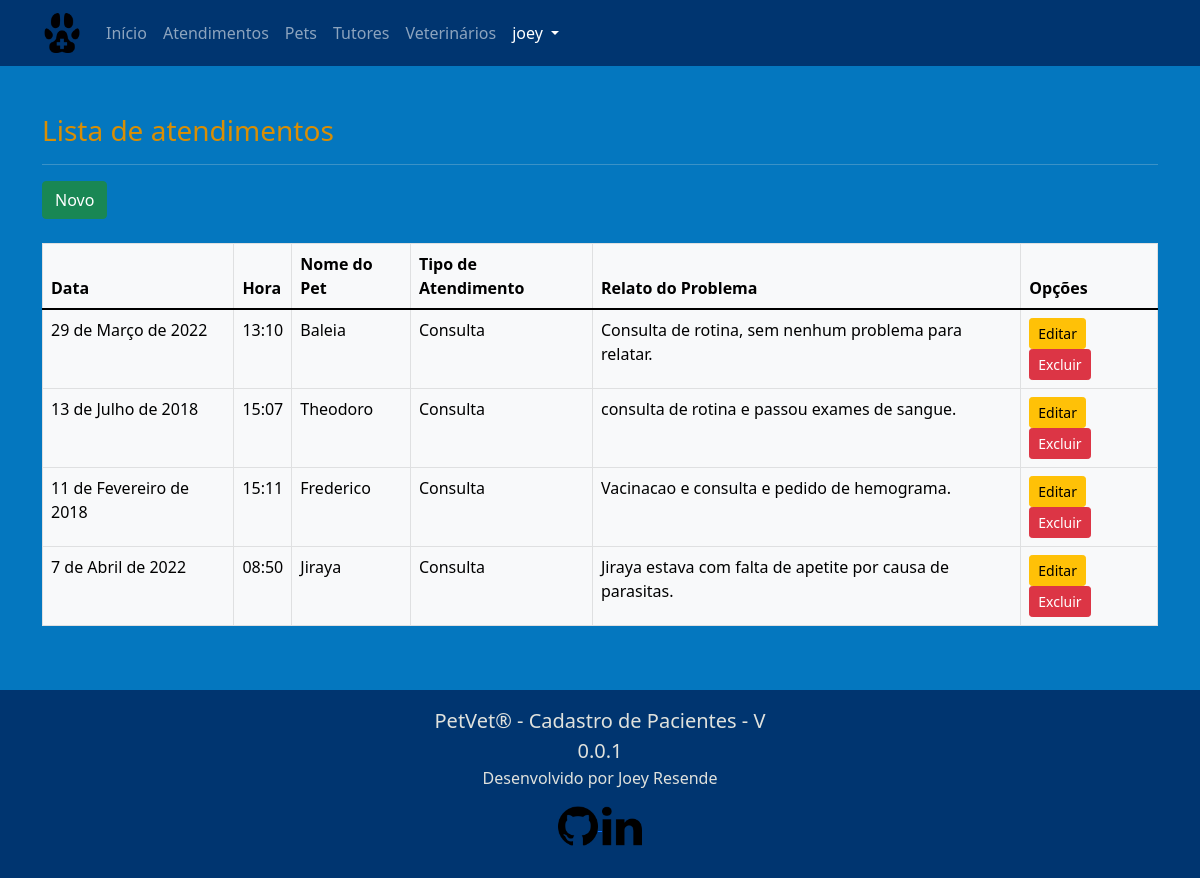
The page /core/medical_cares/ (signed in) on the database as committed earlier.
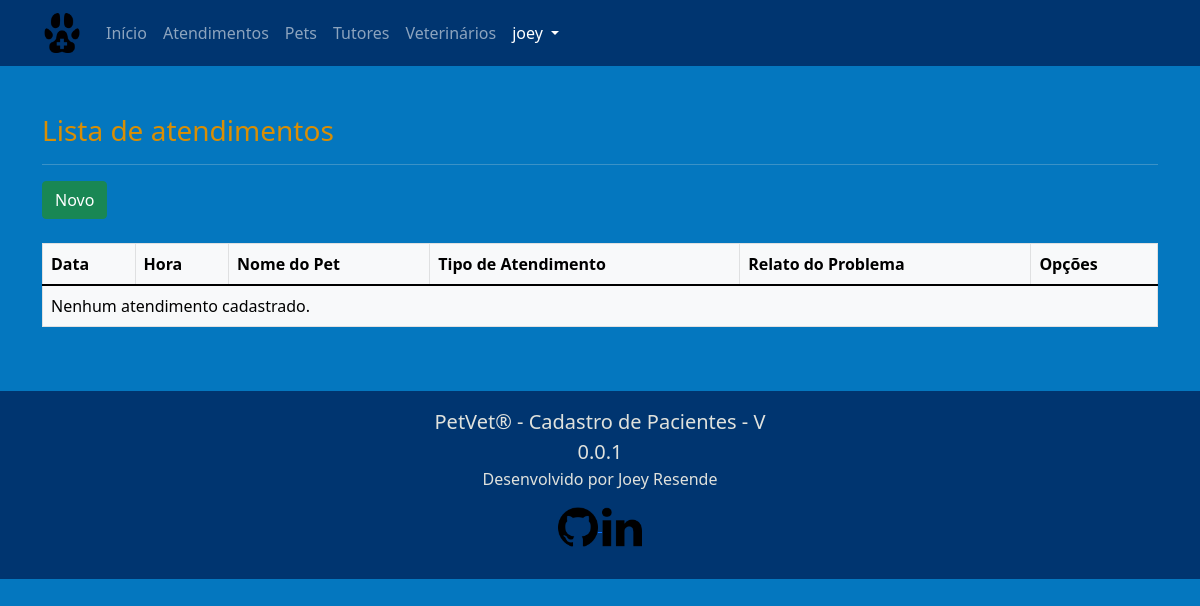
The same page on the database as committed later.
### core/models.py (models this page shows, shortened)
class MedicalCare(models.Model):
    id = models.AutoField(primary_key=True)
    date = models.DateField(default=date.today, verbose_name='Data')
    time = models.TimeField(verbose_name='Hora')
    pet_name = models.ForeignKey(
        'Pets', on_delete=models.PROTECT, null=True, verbose_name='Nome do Pet')
    procedure = models.CharField(
        max_length=8, choices=procedures, verbose_name='Tipo de atendimento')
    vet_name = models.ForeignKey(
        'Vet', on_delete=models.PROTECT, null=True, verbose_name='Veterinario')
    sedative = models.CharField(
        max_length=8, choices=type_sedative, default='Não', verbose_name='Tipo de sedativo')
    report = models.TextField(
        max_length=1000, verbose_name='Relato do problema')

class Pets(models.Model):
    id = models.AutoField(primary_key=True)
    pet_name = models.CharField(
        max_length=30, verbose_name='Nome do Pet')
    species = models.CharField(
        max_length=20, verbose_name='Espécie')
    breed = models.CharField(
        max_length=30, verbose_name='Raça')
    gender = models.CharField(
        max_length=5, choices=sex_status, verbose_name='Genêro')
    date_of_birth = models.DateField(
        null=True, blank=True, verbose_name='Data de Nascimento')
    castrated = models.CharField(
        max_length=3, choices=castrated_status, default='N', verbose_name='Castrado?')
    weight = models.DecimalField(
        max_digits=6, decimal_places=3, verbose_name='Peso')
    tutor_name = models.ForeignKey(
        'Tutor', on_delete=models.PROTECT, null=True, verbose_name="Nome do Tutor")
    class Meta:
        ordering = ['id']
    def __str__(self):
        return self.pet_name

### core/views.py (the view)
# urls.py: path('medical_cares/', MedicalCareList.as_view(), name='medical_cares'),
class MedicalCareList(LoginRequiredMixin, ListView):
    login_url = '/accounts/login/'
    model = MedicalCare
    template_name = 'core/medical_care_list.html'

### core/templates/core/medical_care_list.html (shortened to what this page needs)
{% extends 'core/base_model.html' %}
{% block content %}
<h3>Lista de atendimentos</h3>
<hr>
<a href="{% url 'medical_care_new' %}" class="btn btn-success btn">Novo</a><br><br>
<div class="table-responsive">
  <table class="table table-bordered table-hover table-light">
    <thead class="thead-dark">
      <tr>
        <th>Data</th>
        <th>Hora</th>
        <th>Nome do Pet</th>
        <th>Tipo de Atendimento</th>
        <th>Relato do Problema</th>
        <th>Opções</th>
      </tr>
    </thead>
      {% for each in object_list %}
      <tr>
        <td>{{ each.date }}</td>
        <td>{{ each.time }}</td>
        <td>{{ each.pet_name }}</td>
        <td>{{ each.procedure }}</td>
        <td>{{ each.report }}</td>
        <td>
          <a href="{% url 'medical_care_edit' each.pk %}" class="btn btn-warning btn-sm">Editar</a>
          <a href="{% url 'medical_care_delete' each.pk %}" class="btn btn-danger btn-sm">Excluir</a>
        </td>
      </tr>
      {% empty %}
      <tr>
        <td colspan="6">Nenhum atendimento cadastrado.</td>
      </tr>
      {% endfor %}
  </table>
</div>
{% endblock %}

### core/templates/core/base_model.html (shortened to what this page needs)
{% load static %}
<!DOCTYPE html>
<html lang="pt-br">
<head>
    <link
      rel="stylesheet"
      href="https://cdn.jsdelivr.net/npm/bootstrap@5.1.3/dist/css/bootstrap.min.css"
    />
    <link rel="stylesheet" href="{% static 'css/styles.css/' %}" />
  </head>
  <body class="d-flex flex-column h-100">
    <main role="main" class="flex-shrink-0">
      {% block menu %}
      <nav class="navbar navbar-expand-lg navbar-dark">
        <div class="container">
          <a class="navbar-brand" href="{% url 'index' %}">
            <img src="{% static 'img/favicon.ico/' %}" height="40" alt="" />
          </a>
          <div class="collapse navbar-collapse" id="navbarNavDropdown">
            <ul class="navbar-nav mr-auto">
              <li class="nav-item">
                <a class="nav-link" href="{% url 'index' %}">
                  Início
                </a>
              </li>
              <li class="nav-item">
                <a class="nav-link" href="{% url 'medical_cares' %}">
                  Atendimentos
                </a>
              </li>
              <li class="nav-item">
                <a class="nav-link" href="{% url 'pets' %}">
                  Pets
                </a>
              </li>
              <li class="nav-item">
                <a class="nav-link" href="{% url 'tutors' %}">
                  Tutores
                </a>
              </li>
              <li class="nav-item">
                <a class="nav-link" href="{% url 'vets' %}">
                  Veterinários
                </a>
              </li>
            </ul>
            <ul class="navbar-nav">
              {% if request.user.is_authenticated %}
              <li class="nav-item dropdown">
                <a
                  class="nav-link dropdown-toggle text-white"
                  href="#"
                  id="navbarDropdownMenuLink"
                  role="button"
                  data-toggle="dropdown"
                  aria-haspopup="true"
                  aria-expanded="false"
                >
                  <span id="username">{{ request.user }}</span>
                </a>
              </li>
              {% endif %}
            </ul>
          </div>
        </div>
      </nav>
      {% endblock %}
      <div class="container py-5">
        {% block content %}
        {% endblock %}
      </div>
    </main>
    <footer class="mt-auto">
      {% block footer %}
      <div class="container-fluid text-center p-3">
        <div class="row">
          <div class="col-md-4 mx-auto text-center">
            <p>
              <span class="lead">PetVet® - Cadastro de Pacientes - V 0.0.1</span
              ><br />
              <span>Desenvolvido por Joey Resende</span><br />
              <div class="social">
                  <a href="https://github.com/Joey-Resende" target="_blank">
                    <img src="{% static 'img/github_logo_icon.png' %}" height="40" alt="logo github">
                  </a>
                  <a href="https://www.linkedin.com/in/givanildo-resende/" target="_blank">
                    <img src="{% static 'img/linkedin_logo_icon.png' %}" height="40" alt="logo linkedin">
                  </a>
              </div>
            </p>
          </div>
        </div>
      </div>
      {% endblock %}
    </footer>
  </body>
</html>

### static/css/styles.css (style rules this page uses)
:root { --preto: #000000; --branco-1: #ffffff; --branco-2: #E0E2DD; --azul-1: #0477BF; --azul-2: #0388A6; --azul-3: #003570; --amarelo-1: #F2CB05; --amarelo-2: #D98E04; }
body { background-color: var(--azul-1); color: var(--preto); }
h3 { color: var(--amarelo-2); }
div { color: var(--branco-2); }
nav { padding: 0; list-style: none; background-color: var(--azul-3); color: var(--amarelo-2); }
p { color: var(--branco-2); }
footer { background-color: var(--azul-3); color: var(--amarelo-1); }

Rows that differ between the two databases and show on the page:
removed MedicalCare: date "29 de Março de 2022", time "13:10", pet_name "Baleia", procedure "Consulta", report "Consulta de rotina, sem nenhum problema para relatar."
removed MedicalCare: date "13 de Julho de 2018", time "15:07", pet_name "Theodoro", procedure "Consulta", report "consulta de rotina e passou exames de sangue."
removed MedicalCare: date "11 de Fevereiro de 2018", time "15:11", pet_name "Frederico", procedure "Consulta", report "Vacinacao e consulta e pedido de hemograma."
removed MedicalCare: date "7 de Abril de 2022", time "08:50", pet_name "Jiraya", procedure "Consulta", report "Jiraya estava com falta de apetite por causa de parasitas."
Other text that changed with them:
text now shown: "Nenhum atendimento cadastrado."
